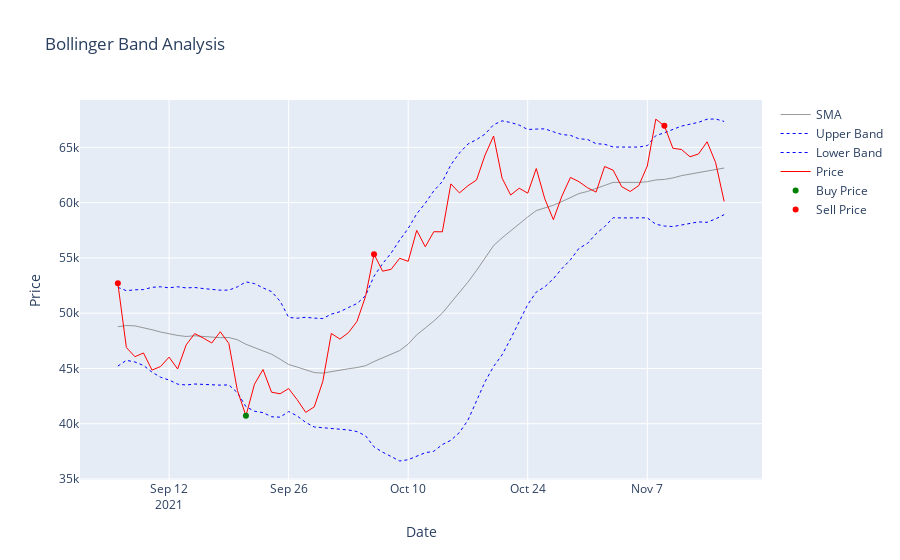

Notebook source saved alongside this figure:
### Code cell
fig = go.Figure()


fig.add_trace(go.Scatter(x=bb_df.index, y= bb_df['sma'], line=dict (color='grey', width=.8), name = 'SMA')) #creates a line on the graph in grey of the simple moving average
fig.add_trace(go.Scatter(x=bb_df.index, y= bb_df['upper_band'], line=dict (color='blue', width=1, dash='dot'), name = 'Upper Band')) #creates an upper band with a blue dotted line
fig.add_trace(go.Scatter(x=bb_df.index, y= bb_df['lower_band'], line=dict (color='blue', width=1, dash='dot'), name = 'Lower Band')) #creates a lower band with a blue dotted line
fig.add_trace(go.Scatter(x=bb_df.index, y= bb_df['close'], line=dict (color='red', width=1), name = 'Price')) #creates a red line on the graph showing the closing prices


fig.add_trace(go.Scatter(x=bb_df.index, y=bb_df['buy_price'],mode='markers',marker=dict(color='Green'),name='Buy Price')) #creates a green marker on the graph where to buy

fig.add_trace(go.Scatter(x=bb_df.index, y=bb_df['sell_price'], mode='markers',marker=dict(color='Red'), name='Sell Price')) #creates a red marker on the graph where to sell


#fig.add_trace(go.Candlestick(x=df.index, open= df['open'],high=df['high'], low= df['low'], close=df['close'], name = 'Price'))


fig.update_layout(title='Bollinger Band Analysis',xaxis_title='Date',yaxis_title='Price', height=700) #Height allows you to change how big the grapgh is 





fig.show()
